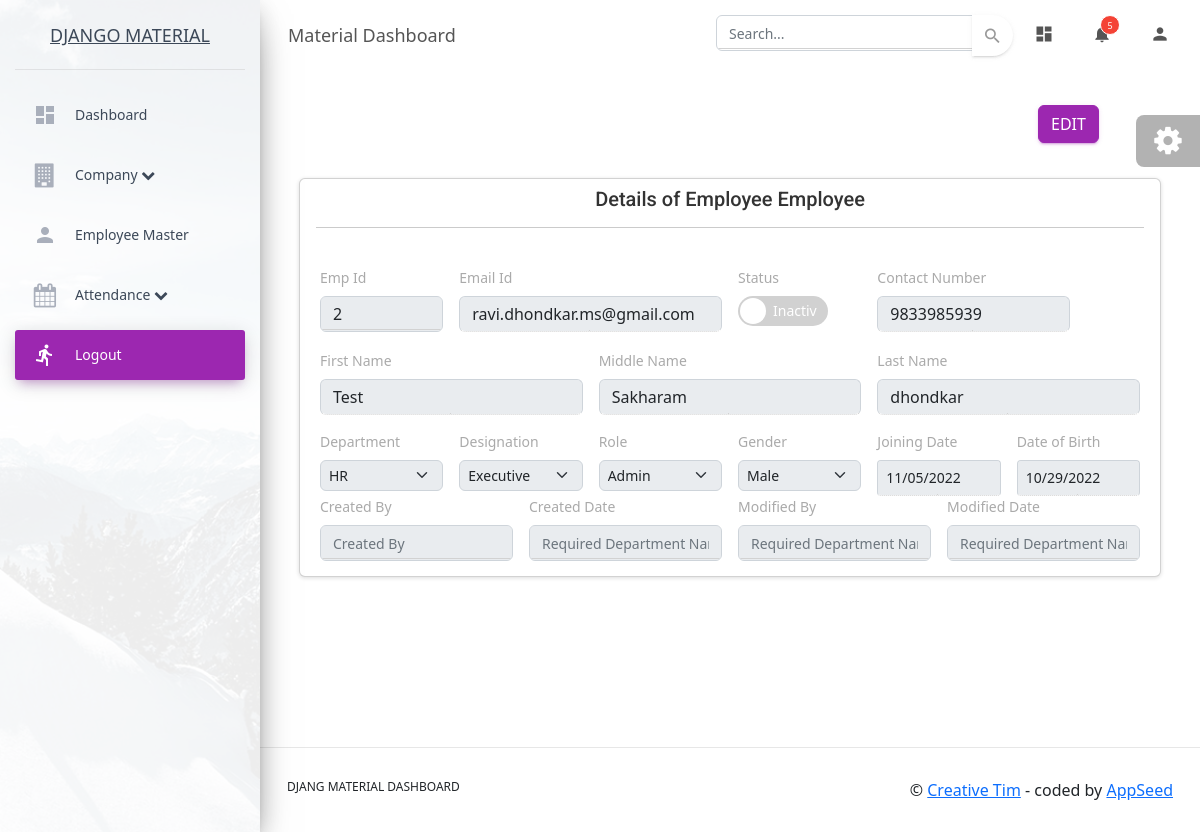
Page /employee/manage?details=2 on the committed database.
### Employee_App/models.py (models this page shows, shortened)
class Emp_Master(models.Model):
    Emp_Id=models.AutoField(primary_key=True)
    Email_ID=models.TextField(unique = True)
    First_Name=models.TextField()
    Middle_Name=models.TextField(blank=True)
    Last_Name=models.TextField()
    Contact_Number=models.IntegerField(blank=True)
    Joining_Date=models.DateField(blank=True)
    Dept_Id = models.ForeignKey(Dept_Master, on_delete=models.CASCADE)
    Desg_Id = models.ForeignKey(Designation_Master, on_delete=models.CASCADE)
    Role_Id=models.ForeignKey(Role_Master, on_delete=models.CASCADE)
    Project_Id=models.ForeignKey(Project_Master, on_delete=models.CASCADE)
    Emp_Sex=models.TextField(blank=True)
    Birth_Date=models.DateField(blank=True)
    Emp_Status=models.BooleanField(default=True)
    Created_By=models.IntegerField(null=True,blank=True)
    Created_Date=models.DateTimeField(default=timezone.now)
    Modified_By=models.IntegerField(null=True,blank=True)
    Modified_Date=models.DateTimeField(auto_now=True)

### Employee_App/views.py (the view, shortened to what this page needs)
# urls.py: path('employee/manage', views.manage_emp, name="employee/manage"),
def manage_emp(request):
    card_header=''
    employee = {}
    data =  request.GET
    Dept_Active_List = Dept_Master.objects.filter(Dept_Status=True).all()
    Desg_Active_List = Designation_Master.objects.filter(Desg_Status=True).all()
    Role_Active_List = Role_Master.objects.filter(Role_Status=True).all()
    id = ''
    details=''
    for key, value in data.items():
            print('Key: %s' % (key) )
            print('Value %s' % (value) )
    if 'details' in data:
        details = data['details']
        if details != '':
            employee = Emp_Master.objects.filter(Emp_Id=details).first()
            print(employee.Role_Id)
            card_header='Details of Employee'
    print('details: ' + details)
    context = {
        'employee' : employee,
        'card_header': card_header,
        'departments' : Dept_Active_List,
        'designations' : Desg_Active_List,
        'roles': Role_Active_List,
        'details' : details
    }
    return render(request, 'Employee/manage_emp.html',context)

### Employee_App/models.py (called while the page is built)
    def __str__(self):
        return self.Role_Name

### templates/Employee/manage_emp.html (shortened to what this page needs)
{% extends "layouts/base.html" %}
{% block content %}
<div class="container-fluid"  >
<div class="row">
  <div aria-hidden="true" id="validation_box" class="col-md-10" role="alert">
  </div>
{% if details != '' %}
  <div class="col-md-2">
    <a  class="btn btn-primary" href="manage?id={{employee.Emp_Id }}">Edit</a>
  </div>
{% endif%}
</div>
<form class="was-validated" id="employee-form">
  <div class="card">
    <div class="card-header text-center">
      <h5>{{card_header}} Employee</h5><hr>
    </div>
    <div class="card-body">
  <div class="row g-3">
    <div class="col-md-2">
      <label for="Emp_Id" class="form-label">Emp Id</label>
      <input type="text" class="form-control" name="Emp_Id"
      value='{% if employee.Emp_Id %}{{employee.Emp_Id}}{% endif %}' readonly>
    </div>
    <div class="col-md-4">
        <label for="Email_ID" class="form-label">Email Id</label>
        <input type="Email" class="form-control" placeholder="Enter Email Id"
          name="Email_ID" value='{% if employee.Email_ID %}{{employee.Email_ID}}{% endif %}' required
          {% if details != '' %} disabled {% endif%}>
      </div>
      <div class="col-md-2">
        <label for="Emp_Status" class="form-label">Status</label>
        <div class="switchToggle">
          <label for="switch">Toggle</label>
        </div>
      </div>
      <div class="col-md-3">
        <label for="Contact_Number" class="form-label">Contact Number</label>
        <input class="form-control" name="Contact_Number" type="tel" name="telphone" placeholder="888 888 8888"
        pattern="[0-9]{3}[0-9]{3}[0-9]{4}" maxlength="10"  title="Ten digits code"
        value='{% if employee.Contact_Number %}{{employee.Contact_Number}}{% endif %}' required
          {% if details != '' %} disabled {% endif%}>
      </div>
    <div class="col-md-4">
      <label for="First_Name" class="form-label">First Name</label>
      <input type="text" class="form-control" placeholder="Enter First Name"
        name="First_Name" value='{% if employee.First_Name %}{{employee.First_Name}}{% endif %}' required
        {% if details != '' %} disabled {% endif%}>
    </div>
    <div class="col-md-4">
        <label for="Middle_Name" class="form-label">Middle Name</label>
        <input type="text" class="form-control" placeholder="Enter Middle Name"
          name="Middle_Name" value='{% if employee.Middle_Name %}{{employee.Middle_Name}}{% endif %}'
          {% if details != '' %} disabled {% endif%}>
    </div>
    <div class="col-md-4">
        <label for="Last_Name" class="form-label">Last Name</label>
        <input type="text" class="form-control" placeholder="Enter Last Name"
          name="Last_Name" value='{% if employee.Last_Name %}{{employee.Last_Name}}{% endif %}' required
          {% if details != '' %} disabled {% endif%}>
    </div>
    <div class="col-md-2">
          <label for="Dept_Id" class="form-label">Department</label>
          <select name="Dept_Id"  class=" form-select form-select-sm rounded-2" required
          {% if details != '' %} disabled {% endif%}>
            {% for department in departments %}
                {% if employee.Dept_Id and employee.Dept_Id == department.Dept_Id %}
                <option value="{{ department.Dept_Id }}" selected>{{ department.Dept_Name }}</option>
                {% else %}
                <option value="{{ department.Dept_Id }}">{{ department.Dept_Name }}</option>
                {% endif %}
            {% endfor %}
          </select>
      </div>
      <div class="col-md-2">
        <label for="Desg_Id" class="form-label">Designation</label>
        <select name="Desg_Id"  class="form-select form-select-sm rounded-2"
        {% if details != '' %} disabled {% endif%}>
          {% for designation in designations %}
              {% if employee.Desg_Id and employee.Desg_Id == designation.Desg_Id %}
              <option value="{{ designation.Desg_Id }}" selected>{{ designation.Desg_Name }}</option>
              {% else %}
              <option value="{{ designation.Desg_Id }}">{{ designation.Desg_Name }}</option>
              {% endif %}
          {% endfor %}
        </select>
      </div>
      <div class="col-md-2">
        <label for="Role_Id" class="form-label">Role</label>
        <select name="Role_Id"  class="form-select form-select-sm rounded-2"
        {% if details != '' %} disabled {% endif%}>
          {% for role in roles %}
              {% if employee.Role_Id and employee.Role_Id == role.Role_Id %}
              <option value="{{ role.Role_Id }}" selected>{{ role.Role_Name }}</option>
              {% else %}
              <option value="{{ role.Role_Id }}">{{ role.Role_Name }}</option>
              {% endif %}
          {% endfor %}
        </select>
      </div>
      <div class="col-md-2">
        <label for="Emp_Sex" class="form-label">Gender</label>
        <select name="Emp_Sex"  class="form-select form-select-sm rounded-2"
        {% if details != '' %} disabled {% endif%}>
          {% for role in roles %}
              {% if employee.Emp_Sex and employee.Emp_Sex == "Male" %}
              <option value="{{ 1 }}" selected>{{ employee.Emp_Sex }}</option>
              {% elif employee.Emp_Sex and employee.Emp_Sex == "Female" %}
              <option value="{{ 2 }}" selected>{{ employee.Emp_Sex }}</option>
              {% else %}
              <option value="1" >Male</option>
              {% endif %}
          {% endfor %}
        </select>
      </div>
      <div class="col-md-2">
          <label for="Joining_Date" class="form-label">Joining Date</label>
          <input type="date" name="Joining_Date" id="date_hired" class="form-control form-control-sm "
          value="{% if employee.Joining_Date %}{{ employee.Joining_Date|date:'Y-m-d' }}{% endif %}"
          {% if details != '' %} disabled {% endif%}>
      </div>
      <div class="col-md-2">
        <label for="Birth_Date" class="form-label">Date of Birth</label>
        <input type="date" name="Birth_Date" id="date_hired" class="form-control form-control-sm "
          value="{% if employee.Birth_Date %}{{ employee.Birth_Date|date:'Y-m-d' }}{% endif %}"
          {% if details != '' %} disabled {% endif%}>
      </div>
  </div>
  {% if  employee.Emp_Id is not None    %}
  <div class="row g-3">
    <div class="col-md-3">
      <label for="Created_By" class="form-label">Created By</label>
      <input type="text" readonly  class="form-control"
        placeholder="Created By" name="Created_By"  value="{{department.Created_By}}">
    </div>
    <div class="col-md-3">
      <label for="Created_Date" class="form-label">Created Date</label>
      <input type="text"  class="form-control"  readonly
        placeholder="Required Department Name" name="Created_Date"  value="{{department.Created_Date}}">
    </div>
    <div class="col-md-3">
      <label for="Modified_By" class="form-label">Modified By</label>
      <input type="text"  class="form-control"   readonly
        placeholder="Required Department Name" name="Modified_By"  value="{{department.Modified_By}}">
    </div>
    <div class="col-md-3">
      <label for="Modified_Date" class="form-label">Modified Date</label>
      <input type="text"  class="form-control"  readonly
        placeholder="Required Department Name" name="Modified_Date"  value="{{department.Modified_Date}}">
    </div>
  </div>
    {% endif %}
  </div>
</div>
  </form>
</div>
{% endblock content %}

### rows in the picture
Emp_Master: Emp_Id "2", Email_ID "ravi.dhondkar.ms@gmail.com", Contact_Number "9833985939", First_Name "Test", Middle_Name "Sakharam", Last_Name "dhondkar", Joining_Date "11/05/2022", Birth_Date "10/29/2022"

### other values in the picture
{{ card_header }} "Details of Employee"
form field Dept_Id "HR"
form field Desg_Id "Executive"
form field Role_Id "Admin"
